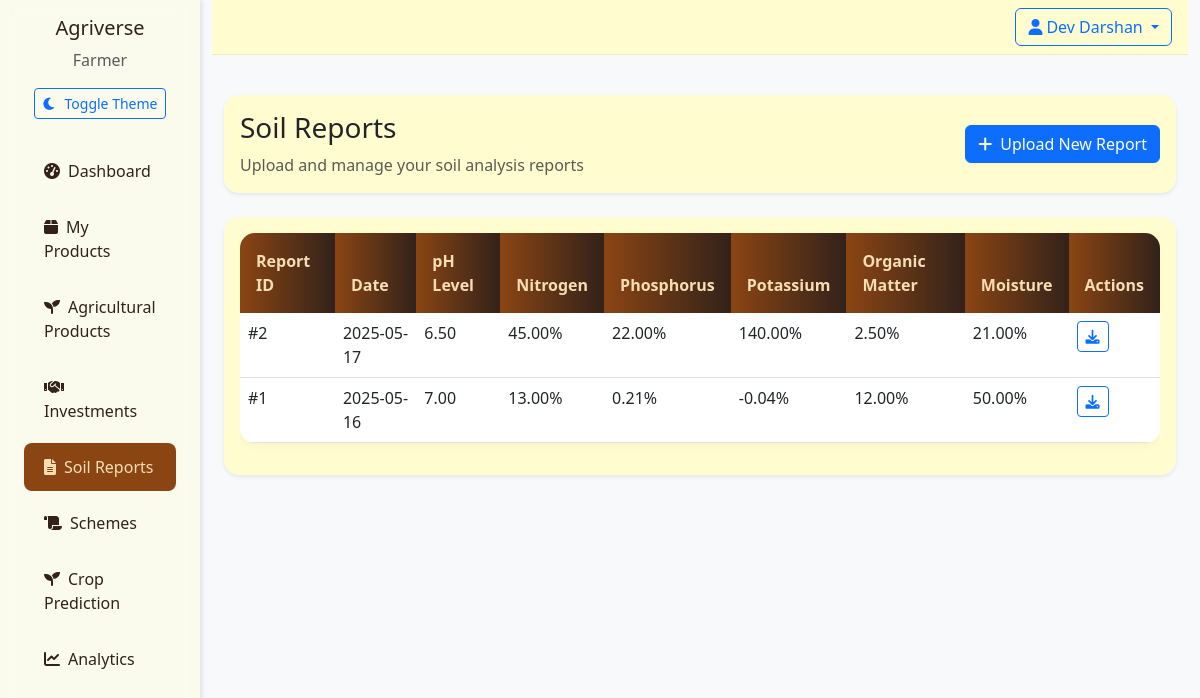
Screenshot of /farmer/soil-reports (signed in) with the database file from the repository.
### app/models/__init__.py (models this page shows)
class User(UserMixin, db.Model):
    id = db.Column(db.Integer, primary_key=True)
    email = db.Column(db.String(120), unique=True, nullable=False)
    password_hash = db.Column(db.String(128), nullable=False)
    name = db.Column(db.String(100), nullable=False)
    role = db.Column(db.String(20), nullable=False)  # 'farmer', 'investor', 'admin'
    created_at = db.Column(db.DateTime, default=datetime.utcnow)
    is_active = db.Column(db.Boolean, default=True)
    is_verified = db.Column(db.Boolean, default=False)
    wallet_balance = db.Column(db.Float, default=0.0)  # User's wallet balance
    farm_name = db.Column(db.String(100))
    farm_location = db.Column(db.String(200))
    farm_size = db.Column(db.Float)  # in acres
    company_name = db.Column(db.String(100))
    investment_capacity = db.Column(db.Float)
    products = db.relationship('Product', backref='seller', lazy=True)
    investments_made = db.relationship('Investment',
                                     backref='investor',
                                     lazy=True,
                                     foreign_keys='Investment.investor_id')
    investments_received = db.relationship('Investment',
                                         backref='farmer',
                                         lazy=True,
                                         foreign_keys='Investment.farmer_id')
    soil_reports = db.relationship('SoilReport', backref='farmer', lazy=True)

class SoilReport(db.Model):
    id = db.Column(db.Integer, primary_key=True)
    farmer_id = db.Column(db.Integer, db.ForeignKey('user.id'), nullable=False)
    report_date = db.Column(db.DateTime, default=datetime.utcnow)
    ph_level = db.Column(db.Float)
    nitrogen_level = db.Column(db.Float)
    phosphorus_level = db.Column(db.Float)
    potassium_level = db.Column(db.Float)
    organic_matter = db.Column(db.Float)
    moisture_content = db.Column(db.Float)
    report_file_url = db.Column(db.String(200))
    notes = db.Column(db.Text)

### app/routes/farmer.py (the view, shortened to what this page needs)
@farmer_bp.route('/farmer/soil-reports', methods=['GET', 'POST'])
@login_required
@farmer_required
def soil_reports():
    reports = SoilReport.query.filter_by(
        farmer_id=current_user.id
    ).order_by(SoilReport.report_date.desc()).all()
    return render_template('farmer/soil_reports.html', reports=reports)

### app/__init__.py (called while the page is built)
@login_manager.user_loader
def load_user(user_id):
    return User.query.get(int(user_id))

### app/routes/farmer.py (called while the page is built)
def farmer_required(f):
    @wraps(f)
    def decorated_function(*args, **kwargs):
        if not current_user.is_authenticated:
            flash('Please log in to access this page.', 'error')
            return redirect(url_for('auth.login', role='farmer'))
        if current_user.role != 'farmer':
            flash('Access denied. Farmer privileges required.', 'error')
            return redirect(url_for('main.index'))
        return f(*args, **kwargs)
    return decorated_function

### app/templates/farmer/soil_reports.html (shortened to what this page needs)
{% extends "base.html" %}
{% block content %}
<div class="container-fluid py-4">
    <div class="row mb-4">
        <div class="col-12">
            <div class="card border-0 shadow-sm">
                <div class="card-body">
                    <div class="d-flex align-items-center">
                        <div>
                            <h1 class="h3 mb-2">Soil Reports</h1>
                            <p class="text-muted mb-0">Upload and manage your soil analysis reports</p>
                        </div>
                        <button class="btn btn-primary ms-auto" data-bs-toggle="modal" data-bs-target="#uploadReportModal">
                            <i class="fas fa-plus me-2"></i>Upload New Report
                        </button>
                    </div>
                </div>
            </div>
        </div>
    </div>
    <div class="card border-0 shadow-sm">
        <div class="card-body">
            <div class="table-responsive">
                <table class="table table-hover">
                    <thead>
                        <tr>
                            <th>Report ID</th>
                            <th>Date</th>
                            <th>pH Level</th>
                            <th>Nitrogen</th>
                            <th>Phosphorus</th>
                            <th>Potassium</th>
                            <th>Organic Matter</th>
                            <th>Moisture</th>
                            <th>Actions</th>
                        </tr>
                    </thead>
                    <tbody>
                        {% for report in reports %}
                        <tr>
                            <td>#{{ report.id }}</td>
                            <td>{{ report.report_date.strftime('%Y-%m-%d') }}</td>
                            <td>{{ "%.2f"|format(report.ph_level) }}</td>
                            <td>{{ "%.2f"|format(report.nitrogen_level) }}%</td>
                            <td>{{ "%.2f"|format(report.phosphorus_level) }}%</td>
                            <td>{{ "%.2f"|format(report.potassium_level) }}%</td>
                            <td>{{ "%.2f"|format(report.organic_matter) }}%</td>
                            <td>{{ "%.2f"|format(report.moisture_content) }}%</td>
                            <td>
                                <a href="{{ report.report_file_url }}" class="btn btn-sm btn-outline-primary" target="_blank">
                                    <i class="fas fa-download"></i>
                                </a>
                            </td>
                        </tr>
                        {% else %}
                        <tr>
                            <td colspan="9" class="text-center py-4">
                                <p class="text-muted mb-0">No soil reports uploaded yet.</p>
                            </td>
                        </tr>
                        {% endfor %}
                    </tbody>
                </table>
            </div>
        </div>
    </div>
</div>
{% endblock %}

### app/templates/base.html (shortened to what this page needs)
<!DOCTYPE html>
<html lang="en" data-bs-theme="light">
<head>
    <link href="https://cdn.jsdelivr.net/npm/bootstrap@5.3.0/dist/css/bootstrap.min.css" rel="stylesheet">
    <link href="https://cdnjs.cloudflare.com/ajax/libs/font-awesome/6.0.0/css/all.min.css" rel="stylesheet">
    <link href="{{ url_for('static', filename='css/style.css') }}" rel="stylesheet">
</head>
<body>
    <div class="container-fluid">
        <div class="row">
            {% if current_user.is_authenticated %}
            <div class="col-md-2 sidebar">
                <div class="d-flex flex-column">
                    <div class="text-center mb-4">
                        <h5 class="mb-2">Agriverse</h5>
                        <p class="text-muted mb-3">{{ current_user.role|title }}</p>
                        <button id="theme-toggle" class="btn btn-sm btn-outline-primary">
                            <i class="fas fa-moon me-2"></i>Toggle Theme
                        </button>
                    </div>
                    {% if current_user.role == 'farmer' %}
                    <div class="nav flex-column">
                    <a href="{{ url_for('farmer.dashboard') }}" class="nav-link {% if request.endpoint == 'farmer.dashboard' %}active{% endif %}">
                            <i class="fas fa-tachometer-alt me-2"></i>Dashboard
                    </a>
                    <a href="{{ url_for('farmer.products') }}" class="nav-link {% if request.endpoint == 'farmer.products' %}active{% endif %}">
                            <i class="fas fa-box me-2"></i>My Products
                        </a>
                        <a href="{{ url_for('farmer.agri_products') }}" class="nav-link {% if request.endpoint == 'farmer.agri_products' %}active{% endif %}">
                            <i class="fas fa-seedling me-2"></i>Agricultural Products
                    </a>
                    <a href="{{ url_for('farmer.investments') }}" class="nav-link {% if request.endpoint == 'farmer.investments' %}active{% endif %}">
                            <i class="fas fa-handshake me-2"></i>Investments
                    </a>
                    <a href="{{ url_for('farmer.soil_reports') }}" class="nav-link {% if request.endpoint == 'farmer.soil_reports' %}active{% endif %}">
                            <i class="fas fa-file-alt me-2"></i>Soil Reports
                    </a>
                    <a href="{{ url_for('farmer.schemes') }}" class="nav-link {% if request.endpoint == 'farmer.schemes' %}active{% endif %}">
                            <i class="fas fa-scroll me-2"></i>Schemes
                        </a>
                        <a href="{{ url_for('farmer.crop_prediction') }}" class="nav-link {% if request.endpoint == 'farmer.crop_prediction' %}active{% endif %}">
                            <i class="fas fa-seedling me-2"></i>Crop Prediction
                    </a>
                    <a href="{{ url_for('farmer.analytics') }}" class="nav-link {% if request.endpoint == 'farmer.analytics' %}active{% endif %}">
                        <i class="fas fa-chart-line me-2"></i>Analytics
                    </a>
                    </div>
                    {% endif %}
                </div>
            </div>
            {% endif %}
            <div class="col-md-{% if current_user.is_authenticated %}10{% else %}12{% endif %}">
                <nav class="navbar navbar-expand-lg mb-3">
                    <div class="container-fluid px-3">
                        <div class="ms-auto d-flex align-items-center gap-2">
                            {% if current_user.is_authenticated %}
                            <div class="dropdown">
                                <button class="btn btn-outline-primary dropdown-toggle" type="button" id="userDropdown" data-bs-toggle="dropdown">
                                    <i class="fas fa-user me-1"></i>{{ current_user.name }}
                                </button>
                            </div>
                            {% endif %}
                        </div>
                    </div>
                </nav>
                {% block content %}{% endblock %}
            </div>
        </div>
    </div>
</body>
</html>

### app/static/css/style.css (style rules this page uses)
:root { --earth-brown: #8B4513; --soil-dark: #32221A; --wheat-gold: #F5DEB3; --leaf-green: #556B2F; --cream: #FFFDD0; --sky-blue: #87CEEB; --transition-speed: 0.3s; --bg-light: #f8f9fa; --bg-dark: #1a1a1a; --text-light: #32221A; --text-dark: #F5DEB3; --sidebar-light: rgba(255, 253, 208, 0.3); --sidebar-dark: rgba(50, 34, 26, 0.95); }
[data-bs-theme="light"] { --bg-color: var(--bg-light); --text-color: var(--text-light); --sidebar-bg: var(--sidebar-light); --card-bg: rgba(255, 253, 208, 0.98); --border-color: rgba(139, 69, 19, 0.1); }
body { min-height: 100vh; display: flex; flex-direction: column; font-family: 'Segoe UI', Tahoma, Geneva, Verdana, sans-serif; background-color: var(--bg-color); color: var(--text-color); transition: background-color var(--transition-speed), color var(--transition-speed); }
.navbar { backdrop-filter: blur(10px); -webkit-backdrop-filter: blur(10px); border-bottom: 1px solid var(--border-color); padding: 0.5rem 0; background-color: var(--card-bg); }
.nav-link { color: var(--text-color); padding: 0.75rem 1.25rem; border-radius: 0.5rem; margin: 0.25rem 0.75rem; transition: all var(--transition-speed); }
.nav-link.active { background-color: var(--earth-brown); color: var(--wheat-gold); }
.sidebar { min-height: 100vh; background-color: var(--sidebar-bg); padding-top: 1rem; transition: background-color var(--transition-speed); box-shadow: 2px 0 5px rgba(0, 0, 0, 0.1); backdrop-filter: blur(10px); -webkit-backdrop-filter: blur(10px); }
.card { border: none; border-radius: 15px; background: var(--card-bg); backdrop-filter: blur(10px); box-shadow: 0 4px 15px rgba(0, 0, 0, 0.1); transition: all 0.3s ease; }
.table { background-color: var(--card-bg); border-radius: 15px; overflow: hidden; box-shadow: 0 2px 10px rgba(0, 0, 0, 0.05); }
.table thead th { background: linear-gradient(to right, var(--earth-brown), var(--soil-dark)); color: var(--wheat-gold); border: none; padding: 1rem; }

### rows the page displays
User: role "Farmer", name "Dev Darshan"
SoilReport: id "2", report_date "2025-05-17", ph_level "6.50", nitrogen_level "45.00", phosphorus_level "22.00", potassium_level "140.00", organic_matter "2.50", moisture_content "21.00"
SoilReport: id "1", report_date "2025-05-16", ph_level "7.00", nitrogen_level "13.00", phosphorus_level "0.21", potassium_level "-0.04", organic_matter "12.00", moisture_content "50.00"
